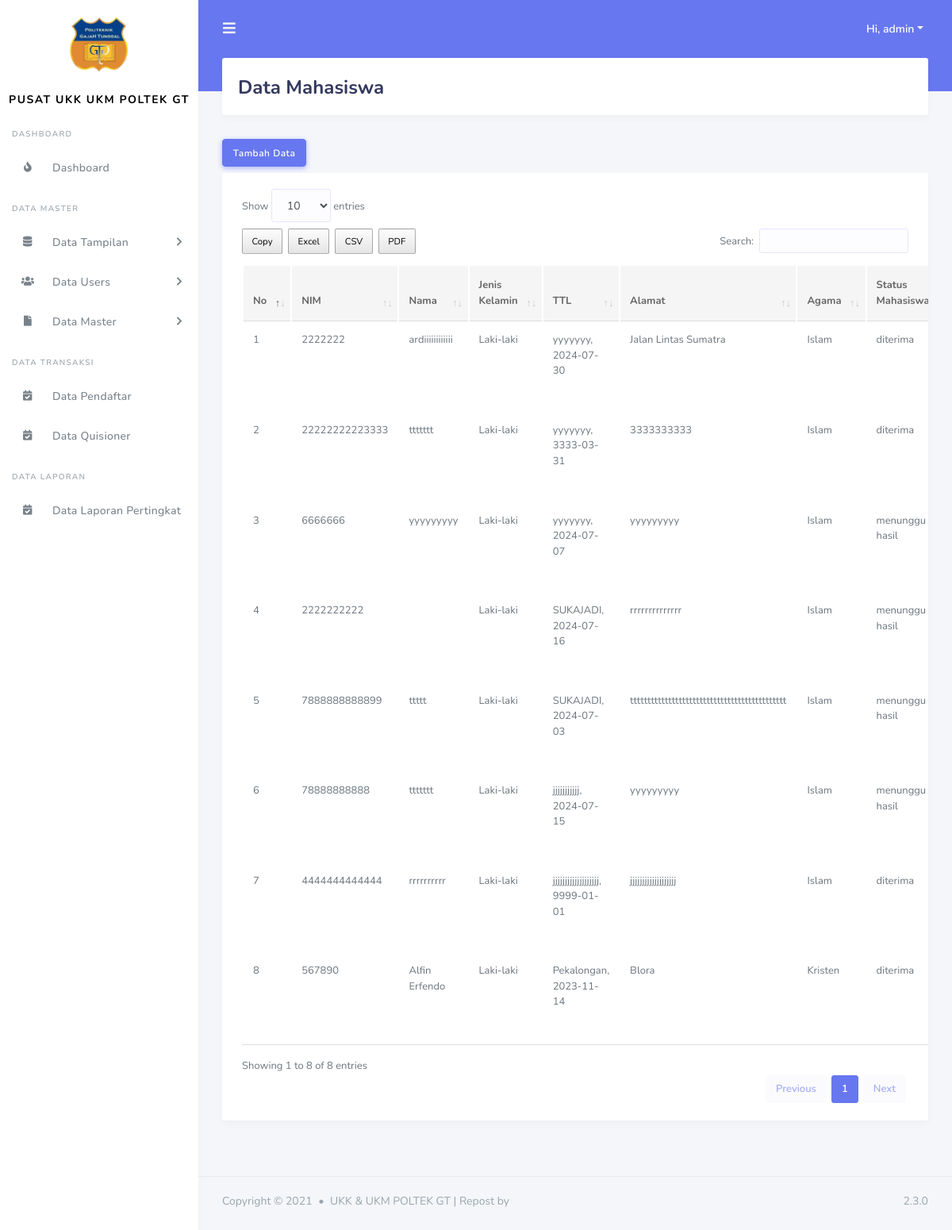
The app's page /admin/data_murid.php (signed in) with its own data.
### tables this page shows
CREATE TABLE `tbl_murid` (
  `id_murid` int(11) NOT NULL,
  `nik` varchar(100) NOT NULL,
  `nama` varchar(200) NOT NULL,
  `jenis_kelamin` varchar(100) NOT NULL,
  `tempat_lahir` varchar(100) NOT NULL,
  `tanggal_lahir` date NOT NULL,
  `gambar` varchar(200) NOT NULL,
  `alamat` varchar(200) NOT NULL,
  `agama` varchar(200) NOT NULL DEFAULT 'admin',
  `status_murid` enum('menunggu hasil','diterima','tidak') NOT NULL DEFAULT 'diterima'
);

### admin/data_murid.php (the view, shortened to what this page needs)
<?php
include('../template/header.php');
include('../template/sidebar.php');
?>
<div class="main-content">
  <section class="section">
    <div class="section-header">
      <h1>Data Mahasiswa</h1>
    </div>
    <button type="button" class="btn btn-primary mb-2" data-toggle="modal" data-target="#tambahdata">
      Tambah Data
    </button>
    <div class="section-body">
      <div class="card table-responsive">
        <div class="card-body ">
            <table class="table table-hover" id="data_tabel">
            <thead>
              <tr>
                <th>No</th>
                <th>NIM</th>
                <th>Nama</th>
                <th>Jenis Kelamin</th>
                <th>TTL</th>
                <th>Alamat</th>
                <th>Agama</th>
                <th>Status Mahasiswa</th>
              </tr>
            </thead>
            <tbody>
              <?php
                    $query = "SELECT * FROM tbl_murid order by id_murid desc";
                    $result_tasks = mysqli_query($conn, $query);
                    $no = 1;
                    while($row = mysqli_fetch_assoc($result_tasks)) { ?>
                <tr>
                  <td><?= $no++ ?></td>
                  <td><?= $row['nik']?></td>
                  <td><?= $row['nama']?></td>
                  <td><?= $row['jenis_kelamin']?></td>
                  <td><?= $row['tempat_lahir']?>, <?= $row['tanggal_lahir']?></td>
                  <td><?= $row['alamat']?></td>
                  <td><?= $row['agama']?></td>
                  <td><?= $row['status_murid']?></td>
                </tr>
              <?php } ?>
            </tbody>
          </table>
        </div>
      </div>
    </div>
  </section>
</div>
<?php include('../template/footer.php'); ?>

### records on screen
tbl_murid: nik "2222222", nama "ardiiiiiiiiiiii", jenis_kelamin "Laki-laki", tempat_lahir "yyyyyyy", tanggal_lahir "2024-07-30", alamat "Jalan Lintas Sumatra", agama "Islam", status_murid "diterima"
tbl_murid: nik "22222222223333", nama "ttttttt", jenis_kelamin "Laki-laki", tempat_lahir "yyyyyyy", tanggal_lahir "3333-03-31", alamat "3333333333", agama "Islam", status_murid "diterima"
tbl_murid: nik "6666666", nama "yyyyyyyyy", jenis_kelamin "Laki-laki", tempat_lahir "yyyyyyy", tanggal_lahir "2024-07-07", alamat "yyyyyyyyy", agama "Islam", status_murid "menunggu hasil"
tbl_murid: nik "2222222222", jenis_kelamin "Laki-laki", tempat_lahir "SUKAJADI", tanggal_lahir "2024-07-16", alamat "rrrrrrrrrrrrrr", agama "Islam", status_murid "menunggu hasil"
tbl_murid: nik "7888888888899", nama "ttttt", jenis_kelamin "Laki-laki", tempat_lahir "SUKAJADI", tanggal_lahir "2024-07-03", alamat "ttttttttttttttttttttttttttttttttttttttttttttt", agama "Islam", status_murid "menunggu hasil"
tbl_murid: nik "78888888888", nama "ttttttt", jenis_kelamin "Laki-laki", tempat_lahir "jjjjjjjjjjj", tanggal_lahir "2024-07-15", alamat "yyyyyyyyy", agama "Islam", status_murid "menunggu hasil"
tbl_murid: nik "4444444444444", nama "rrrrrrrrrr", jenis_kelamin "Laki-laki", tempat_lahir "jjjjjjjjjjjjjjjjjjj", tanggal_lahir "9999-01-01", alamat "jjjjjjjjjjjjjjjjjjj", agama "Islam", status_murid "diterima"
tbl_murid: nik "567890", nama "Alfin Erfendo", jenis_kelamin "Laki-laki", tempat_lahir "Pekalongan", tanggal_lahir "2023-11-14", alamat "Blora", agama "Kristen", status_murid "diterima"

### other values on screen
$_SESSION['nama_users'] "admin"
